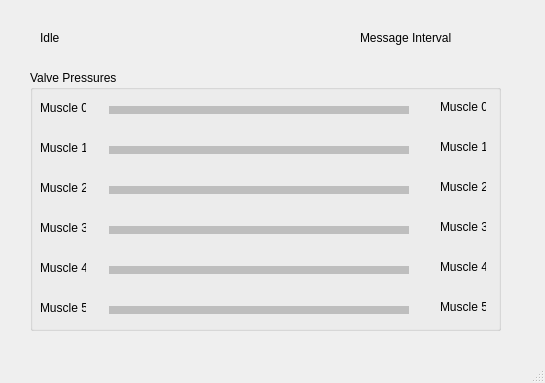
<?xml version="1.0" encoding="UTF-8"?>
<ui version="4.0">
 <class>MainWindow</class>
 <widget class="QMainWindow" name="MainWindow">
  <property name="geometry">
   <rect>
    <x>0</x>
    <y>0</y>
    <width>545</width>
    <height>383</height>
   </rect>
  </property>
  <property name="windowTitle">
   <string>Festo Emulator</string>
  </property>
  <widget class="QWidget" name="centralwidget">
   <widget class="QGroupBox" name="gb_actuator_percent">
    <property name="geometry">
     <rect>
      <x>30</x>
      <y>70</y>
      <width>471</width>
      <height>261</height>
     </rect>
    </property>
    <property name="title">
     <string>Valve Pressures</string>
    </property>
    <widget class="Line" name="muscle_3">
     <property name="enabled">
      <bool>false</bool>
     </property>
     <property name="geometry">
      <rect>
       <x>79</x>
       <y>150</y>
       <width>300</width>
       <height>20</height>
      </rect>
     </property>
     <property name="frameShadow">
      <enum>QFrame::Plain</enum>
     </property>
     <property name="lineWidth">
      <number>8</number>
     </property>
     <property name="orientation">
      <enum>Qt::Horizontal</enum>
     </property>
    </widget>
    <widget class="Line" name="muscle_4">
     <property name="enabled">
      <bool>false</bool>
     </property>
     <property name="geometry">
      <rect>
       <x>79</x>
       <y>190</y>
       <width>300</width>
       <height>20</height>
      </rect>
     </property>
     <property name="frameShadow">
      <enum>QFrame::Plain</enum>
     </property>
     <property name="lineWidth">
      <number>8</number>
     </property>
     <property name="orientation">
      <enum>Qt::Horizontal</enum>
     </property>
    </widget>
    <widget class="Line" name="muscle_5">
     <property name="enabled">
      <bool>false</bool>
     </property>
     <property name="geometry">
      <rect>
       <x>79</x>
       <y>230</y>
       <width>300</width>
       <height>20</height>
      </rect>
     </property>
     <property name="frameShadow">
      <enum>QFrame::Plain</enum>
     </property>
     <property name="lineWidth">
      <number>8</number>
     </property>
     <property name="orientation">
      <enum>Qt::Horizontal</enum>
     </property>
    </widget>
    <widget class="Line" name="muscle_2">
     <property name="enabled">
      <bool>false</bool>
     </property>
     <property name="geometry">
      <rect>
       <x>79</x>
       <y>110</y>
       <width>300</width>
       <height>20</height>
      </rect>
     </property>
     <property name="frameShadow">
      <enum>QFrame::Plain</enum>
     </property>
     <property name="lineWidth">
      <number>8</number>
     </property>
     <property name="orientation">
      <enum>Qt::Horizontal</enum>
     </property>
    </widget>
    <widget class="Line" name="muscle_1">
     <property name="enabled">
      <bool>false</bool>
     </property>
     <property name="geometry">
      <rect>
       <x>79</x>
       <y>70</y>
       <width>300</width>
       <height>20</height>
      </rect>
     </property>
     <property name="frameShadow">
      <enum>QFrame::Plain</enum>
     </property>
     <property name="lineWidth">
      <number>8</number>
     </property>
     <property name="orientation">
      <enum>Qt::Horizontal</enum>
     </property>
    </widget>
    <widget class="Line" name="muscle_0">
     <property name="enabled">
      <bool>false</bool>
     </property>
     <property name="geometry">
      <rect>
       <x>79</x>
       <y>30</y>
       <width>300</width>
       <height>20</height>
      </rect>
     </property>
     <property name="frameShadow">
      <enum>QFrame::Plain</enum>
     </property>
     <property name="lineWidth">
      <number>8</number>
     </property>
     <property name="orientation">
      <enum>Qt::Horizontal</enum>
     </property>
    </widget>
    <widget class="QLabel" name="txt_muscle_0">
     <property name="geometry">
      <rect>
       <x>410</x>
       <y>30</y>
       <width>46</width>
       <height>13</height>
      </rect>
     </property>
     <property name="text">
      <string>Muscle 0</string>
     </property>
    </widget>
    <widget class="QLabel" name="txt_muscle_1">
     <property name="geometry">
      <rect>
       <x>410</x>
       <y>70</y>
       <width>46</width>
       <height>13</height>
      </rect>
     </property>
     <property name="text">
      <string>Muscle 1</string>
     </property>
    </widget>
    <widget class="QLabel" name="txt_muscle_2">
     <property name="geometry">
      <rect>
       <x>410</x>
       <y>110</y>
       <width>46</width>
       <height>13</height>
      </rect>
     </property>
     <property name="text">
      <string>Muscle 2</string>
     </property>
    </widget>
    <widget class="QLabel" name="txt_muscle_3">
     <property name="geometry">
      <rect>
       <x>410</x>
       <y>150</y>
       <width>46</width>
       <height>13</height>
      </rect>
     </property>
     <property name="text">
      <string>Muscle 3</string>
     </property>
    </widget>
    <widget class="QLabel" name="txt_muscle_4">
     <property name="geometry">
      <rect>
       <x>410</x>
       <y>190</y>
       <width>46</width>
       <height>13</height>
      </rect>
     </property>
     <property name="text">
      <string>Muscle 4</string>
     </property>
    </widget>
    <widget class="QLabel" name="txt_muscle_5">
     <property name="geometry">
      <rect>
       <x>410</x>
       <y>230</y>
       <width>46</width>
       <height>13</height>
      </rect>
     </property>
     <property name="text">
      <string>Muscle 5</string>
     </property>
    </widget>
    <widget class="QLabel" name="txt_muscle_6">
     <property name="geometry">
      <rect>
       <x>10</x>
       <y>231</y>
       <width>46</width>
       <height>13</height>
      </rect>
     </property>
     <property name="text">
      <string>Muscle 5</string>
     </property>
    </widget>
    <widget class="QLabel" name="txt_muscle_7">
     <property name="geometry">
      <rect>
       <x>10</x>
       <y>31</y>
       <width>46</width>
       <height>13</height>
      </rect>
     </property>
     <property name="text">
      <string>Muscle 0</string>
     </property>
    </widget>
    <widget class="QLabel" name="txt_muscle_8">
     <property name="geometry">
      <rect>
       <x>10</x>
       <y>71</y>
       <width>46</width>
       <height>13</height>
      </rect>
     </property>
     <property name="text">
      <string>Muscle 1</string>
     </property>
    </widget>
    <widget class="QLabel" name="txt_muscle_9">
     <property name="geometry">
      <rect>
       <x>10</x>
       <y>151</y>
       <width>46</width>
       <height>13</height>
      </rect>
     </property>
     <property name="text">
      <string>Muscle 3</string>
     </property>
    </widget>
    <widget class="QLabel" name="txt_muscle_10">
     <property name="geometry">
      <rect>
       <x>10</x>
       <y>191</y>
       <width>46</width>
       <height>13</height>
      </rect>
     </property>
     <property name="text">
      <string>Muscle 4</string>
     </property>
    </widget>
    <widget class="QLabel" name="txt_muscle_11">
     <property name="geometry">
      <rect>
       <x>10</x>
       <y>111</y>
       <width>46</width>
       <height>13</height>
      </rect>
     </property>
     <property name="text">
      <string>Muscle 2</string>
     </property>
    </widget>
   </widget>
   <widget class="QLabel" name="lbl_connection">
    <property name="geometry">
     <rect>
      <x>40</x>
      <y>30</y>
      <width>211</width>
      <height>16</height>
     </rect>
    </property>
    <property name="text">
     <string>Idle</string>
    </property>
   </widget>
   <widget class="QLabel" name="label_interval">
    <property name="geometry">
     <rect>
      <x>360</x>
      <y>30</y>
      <width>91</width>
      <height>16</height>
     </rect>
    </property>
    <property name="text">
     <string>Message Interval</string>
    </property>
   </widget>
   <widget class="QLabel" name="lbl_interval">
    <property name="geometry">
     <rect>
      <x>450</x>
      <y>30</y>
      <width>41</width>
      <height>16</height>
     </rect>
    </property>
    <property name="text">
     <string> </string>
    </property>
   </widget>
  </widget>
  <widget class="QMenuBar" name="menubar">
   <property name="geometry">
    <rect>
     <x>0</x>
     <y>0</y>
     <width>545</width>
     <height>21</height>
    </rect>
   </property>
  </widget>
  <widget class="QStatusBar" name="statusbar"/>
 </widget>
 <resources/>
 <connections/>
</ui>
